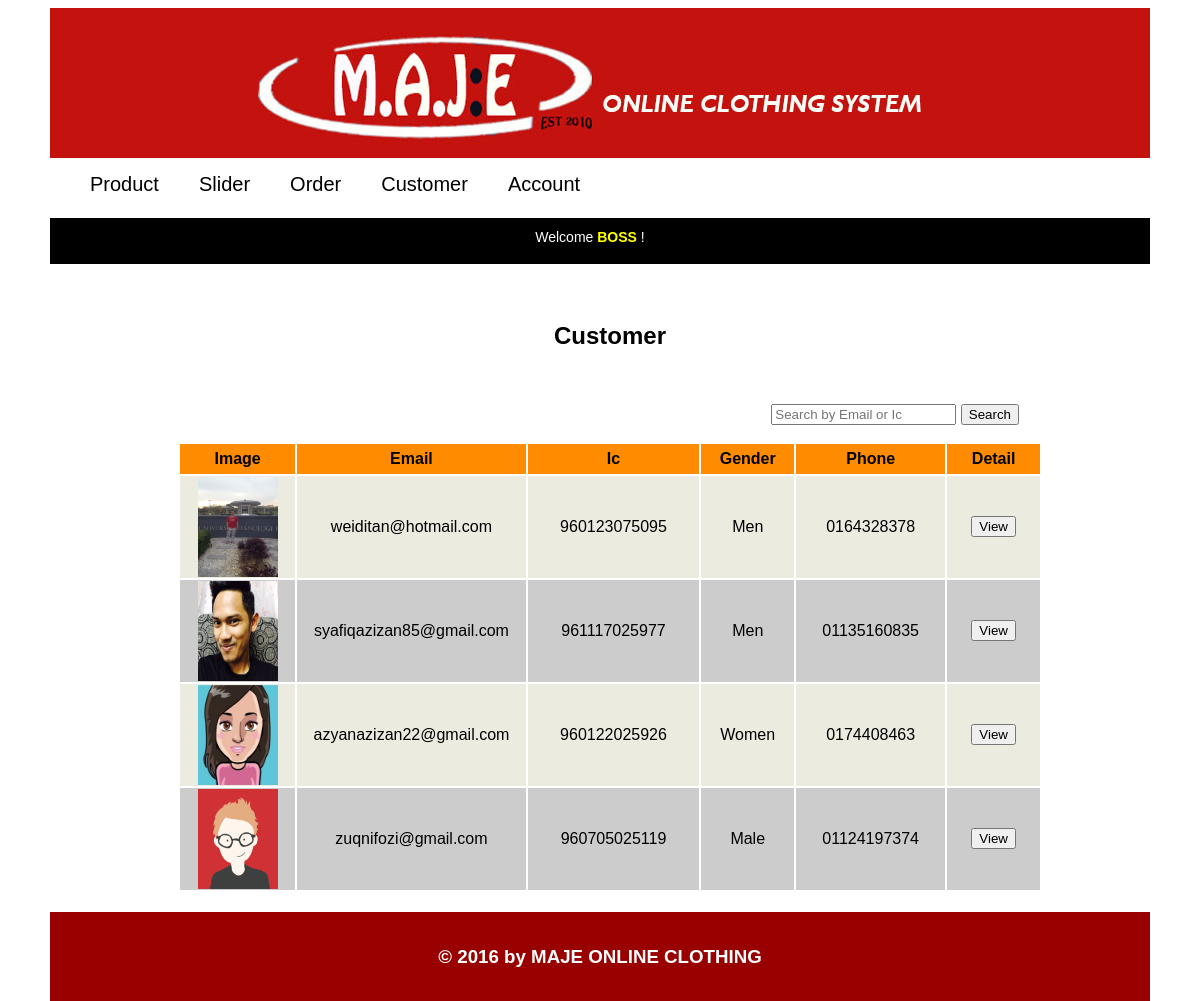
Screenshot of /admin_area/customer.php (signed in) with the database file from the repository.
### tables this page shows
CREATE TABLE `customer` (
  `c_id` int(255) NOT NULL,
  `email` varchar(255) NOT NULL,
  `psw` varchar(255) NOT NULL,
  `name` varchar(255) NOT NULL,
  `gender` varchar(6) NOT NULL,
  `ic` varchar(12) NOT NULL,
  `image` varchar(255) NOT NULL,
  `address` text NOT NULL,
  `pos_code` varchar(5) NOT NULL,
  `city` varchar(255) NOT NULL,
  `state` varchar(255) NOT NULL,
  `phone1` varchar(11) NOT NULL,
  `phone2` varchar(11) NOT NULL
);

### admin_area/customer.php (the view, shortened to what this page needs)
<?php
	include('interface.php');
	include('function.php');
?>
<html>
<head>
	<link rel="stylesheet" type="text/css" href="../css/MAJE.css">
</head>
<body>
<div class="body">
	</div>
	<div class="content">
		<div class="content_item1">
			<div class="bar">
				<center>Welcome <b style="color: yellow;">BOSS</b> ! </center>
			</div>
			<div class='detail_text2'>
					<br><h2 align="center">Customer</h2><br>
					<table align='center' border='0' width="80%">
					<tr>
						<td colspan="6">
						<form method="post" action="customer.php" enctype="multipart/form-data" class="search">
						<input type="text" name="name" value="<?php echo $_POST['name']; ?>" placeholder="Search by Email or Ic"/>
						<input type="submit" name="search" value="Search"/>
						</form>
						</td>
					</tr>
					<?php
					if(isset($_POST['search'])){
						$name = $_POST['name'];
						$sql = "select * from customer where email like '%$name%' OR ic like '%$name%'";
					}
					else{
						$sql = "select * from customer";
					}
					$i = 0;
					$run = mysql_query($sql);
					$count = mysql_num_rows($run);
					if($count==0){
						echo "</table><div class='text'><br><br><br>No customer where found!</div>";
					}else{
						echo' <tr  bgcolor="#FF8C00" height="30">
									<th>Image</th>
									<th>Email</th>
									<th>Ic</th>
									<th>Gender</th>
									<th>Phone</th>
									<th>Detail</th>
								</tr>';
					while($row=mysql_fetch_array($run))
					{
						$c_id = $row['c_id'];
						$email = $row['email'];
						$gender = $row['gender'];
						$ic = $row['ic'];
						$image =$row['image'];
						$phone1 = $row['phone1'];
						$phone2 = $row['phone2'];
						$i++;
						if($i%2==0)
						{
							$color = "#CCCCCC";
						}
						else
						{
							$color = "#ebebe0";
						}
						echo "
							<tr align='center' bgcolor='".$color."'>
								<td  width='100px'><img src='../customer/profile_image/$image' width='80px' height='100px'/></td>
								<td width='200px'>$email</td>
								<td width='150px'>$ic</td>
								<td width='80px'>$gender</td>
								<td width='130px'>$phone1<br>$phone2</td>
								<td width='80px'><a href='customer_info.php?c_id=$c_id'><button>View</button></a></td>
							</tr>";
					}
					}
					?>
					</table>
			</div>
		</div>
	</div>
</div>
</body>
</html>

### css/MAJE.css (style rules this page uses)
.body { background:white; font-family:Sans-serif; width: 1100px; margin: 0 auto 0 auto; }
.search { float:right; padding-top:13px; padding-right:20px; }
.content { width: 1100px; margin: 10px auto 0 auto; }
a { color: inherit; text-decoration:none; }
.content_item1 { width:1100px; background: white; float: left; margin-top:0; min-height: 600px; }
.bar { background: black; color:white; margin-top:0; margin-bottom:20px; padding:11px 20px 10px 0; height: 25px; font-size:14; text-align:right; }
.detail_text2 { float:none; margin-left:auto; margin-right:auto; padding-left: 20px; }

### rows the page displays
customer: image (picture), email "weiditan@hotmail.com", ic "960123075095", gender "Men", phone1 "0164328378"
customer: image (picture), email "syafiqazizan85@gmail.com", ic "961117025977", gender "Men", phone1 "01135160835"
customer: image (picture), email "azyanazizan22@gmail.com", ic "960122025926", gender "Women", phone1 "0174408463"
customer: image (placeholder picture), email "zuqnifozi@gmail.com", ic "960705025119", gender "Male", phone1 "01124197374"
